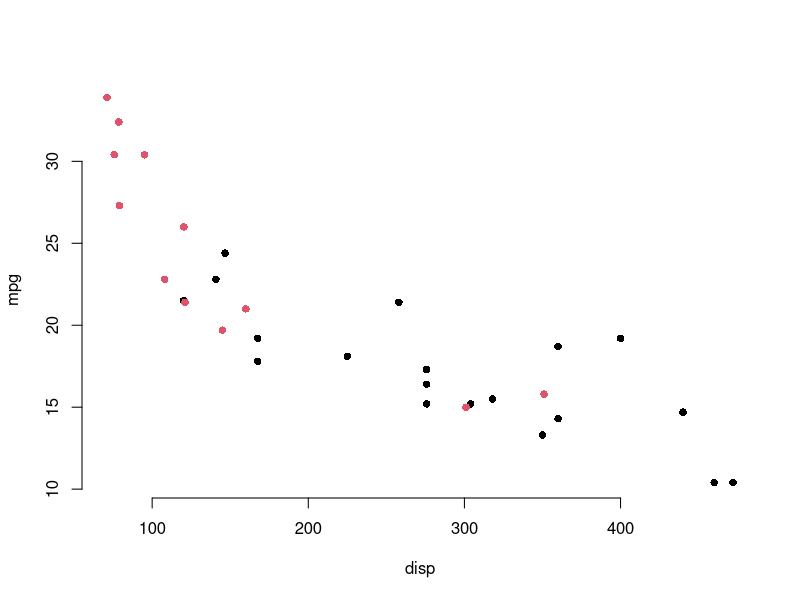
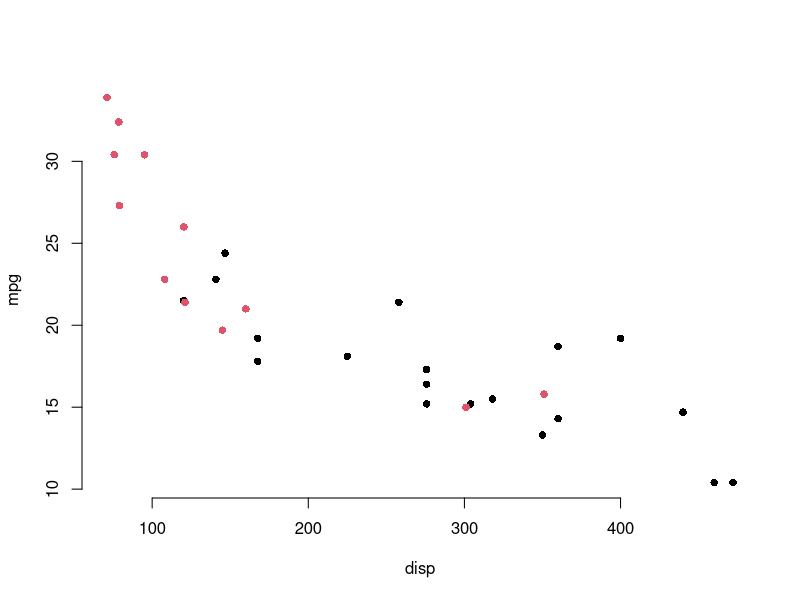
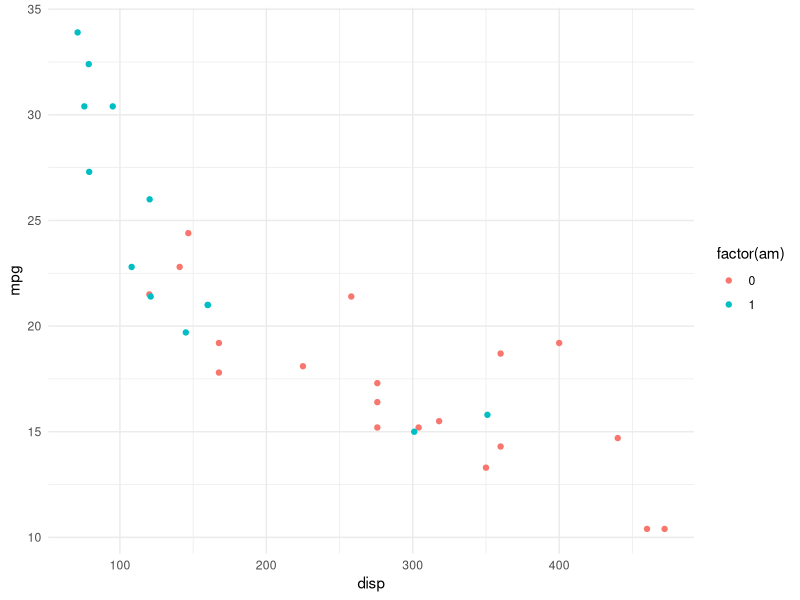
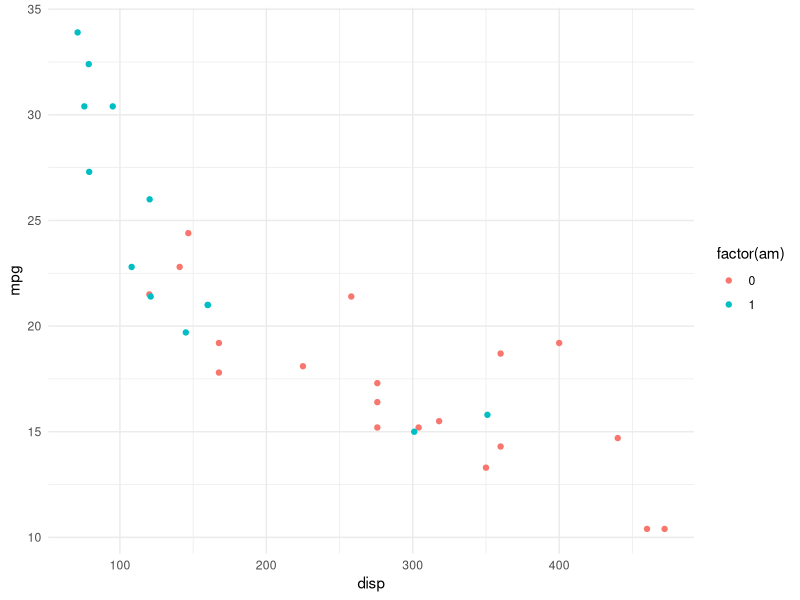

R code for these plots, in order:
## ---- chunk 1
plot(mpg ~ disp, data = mtcars, col = factor(am), pch = 16, bty = "n")
## ---- chunk 2
plot(mpg ~ disp, data = mtcars, col = factor(am), pch = 16, bty = "n")
## ---- chunk 3
library(ggplot2)
mtcars |>
  ggplot(aes(disp, mpg, color = factor(am))) +
  geom_point() +
  theme_minimal() 
## ---- chunk 4
library(ggplot2)
mtcars |>
  ggplot(aes(disp, mpg, color = factor(am))) +
  geom_point() +
  theme_minimal()
